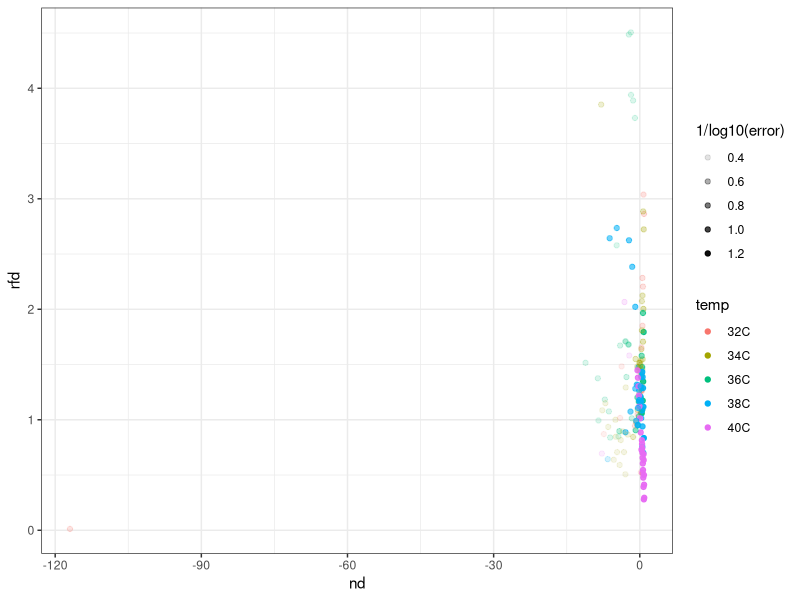

Reproduce this figure in R.
library(tidyverse)

theme_set(theme_bw())

all_results <- read_csv('results/all_results.csv')

p <- all_results %>% 
  filter(!is.na(nd) & !is.na(rfd) & 
           #error < 100 & 
           !is.infinite(nd) & !is.infinite(rfd) & 
           rfd < 10 & a_ij > 0 & a_ji > 0) %>% 
  ggplot(aes(x=nd,y=rfd,col=temp,alpha=1/log10(error))) + geom_jitter() #+ facet_wrap(vars(temp))

ggsave(p, file = 'results/figures/nd_rfd/nd_rfd.pdf')

# all_results %>% 
#   filter(!is.na(nd) & !is.na(rfd) & 
#            error < 50 & 
#            !is.infinite(nd) & !is.infinite(rfd) & 
#            rfd < 10 & a_ij > 0 & a_ji > 0) %>% 
#   group_by(temp) %>% summarize(nd_mean=mean(nd),rfd_mean=mean(rfd)) %>% ggplot(aes(x=nd_mean,y=rfd_mean,col=temp)) + geom_point(size=5)

#all_results %>% group_by(temp) %>% filter(error == min(error,na.rm=T))